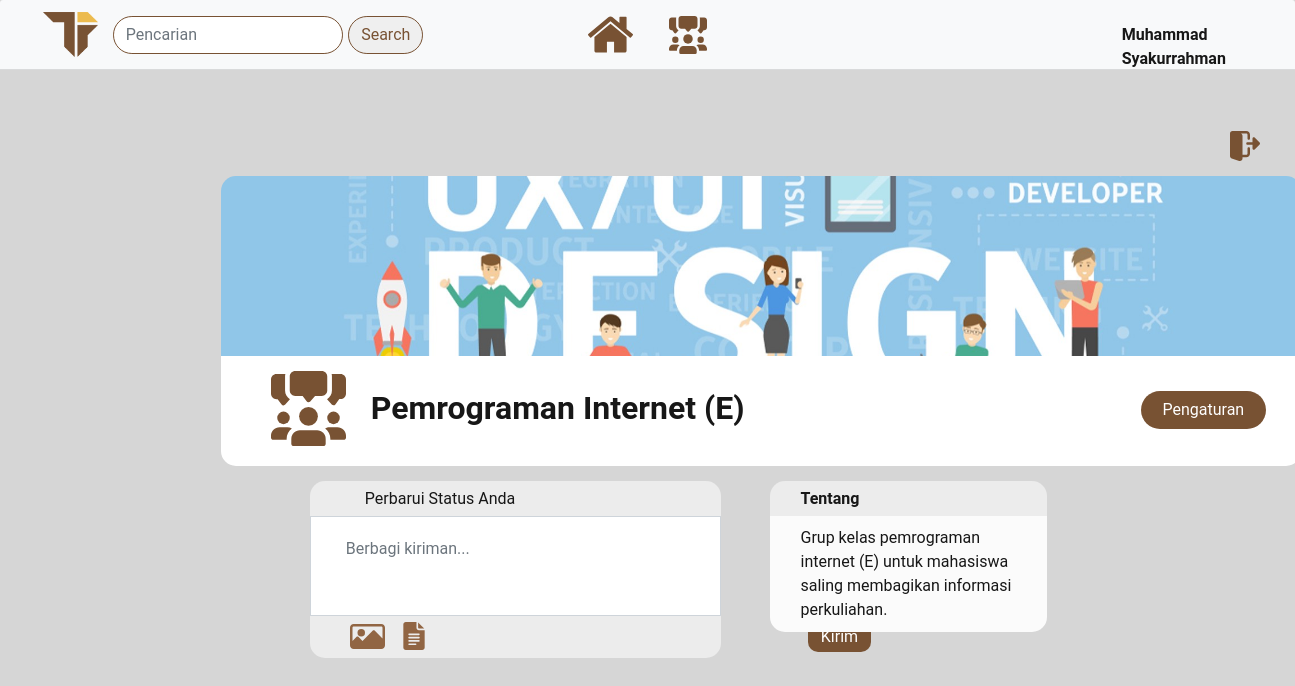
Screenshot of /classroom.php?class_id=4 (signed in) with the database file from the repository.
### tables this page shows
CREATE TABLE `users` (
  `id_user` int(11) NOT NULL AUTO_INCREMENT,
  `f_name` text,
  `l_name` text,
  `u_name` text,
  `u_pass` varchar(255) DEFAULT NULL,
  `u_email` varchar(255) DEFAULT NULL,
  `u_image` varchar(255) DEFAULT NULL,
  `u_cover` varchar(255) DEFAULT NULL,
  `u_konsentrasi` varchar(255) DEFAULT NULL,
  `u_prodi` varchar(255) DEFAULT NULL,
  `u_angkatan` varchar(11) DEFAULT NULL,
  `u_reg_date` timestamp NULL DEFAULT CURRENT_TIMESTAMP ON UPDATE CURRENT_TIMESTAMP,
  `status_user` text,
  `posts` text,
  `posts_class` text,
  PRIMARY KEY (`id_user`)
);

CREATE TABLE `classroom` (
  `id_classroom` int(11) NOT NULL AUTO_INCREMENT,
  `nama_classroom` text,
  `keterangan` text,
  `classroom_cover` varchar(255) DEFAULT NULL,
  PRIMARY KEY (`id_classroom`)
);

### includes/get-data.php (called while the page is built, shortened)
<?php
    include("function/functions.php");
    $user = $_SESSION['u_name'];
    $get_user = "SELECT * from users WHERE u_name='$user'";
    $result = mysqli_query($db_connect, $get_user);
    while ($row = $result->fetch_assoc()) {
        $user_id = $row['id_user'];
        $firstname = $row['f_name'];
        $lastname = $row['l_name'];
        $fullname = $firstname.' '.$lastname;
        $user_image = $row['u_image'];
    }
?>

### classroom.php (the view, shortened to what this page needs)
<?php
	include("includes/connection.php");
	if (!isset($_SESSION['u_name'])) {
        echo "<script>window.open('landing-page.php','_self')</script>";
	} else {
        if (isset($_GET['class_id'])) {
            $class_id = $_GET['class_id'];
            $select = "SELECT * FROM classroom WHERE id_classroom='$class_id'";
            $run = mysqli_query($db_connect, $select);
            $row = mysqli_fetch_array($run);
            $classname = $row['nama_classroom'];
            $classcover = $row['classroom_cover'];
        }
    }
?>
<!DOCTYPE html>
<html lang="en">
    <head>
        <link rel="stylesheet" href="https://maxcdn.bootstrapcdn.com/bootstrap/4.0.0/css/bootstrap.min.css">
        <link rel="stylesheet" type="text/css" href="style/classroom.css">
    </head>
    <body>
        <div class="header">
            <header>
                <?php
                    include("includes/get-data.php");
                    include("includes/header.php");
                ?>
            </header>
        </div>
        <div class="row" style="margin-top: 15px;">
            <div class="col-sm-2"></div>
            <div class="col-sm-8">
                <?php
                    echo
                        '<form actions="profile.php?id=user_id" method="POST" enctype="multipart/form-data">
                            <center>
                                <div class="box-cover" style="background-image: url(classcover/'.$classcover.');"></div>
                                <div class="box-describe">
                                    <div class="col-sm-12" style="text-align: left; margin-top: 15px; margin-left: 35px; color: #171717;">
                                        <img src="images/discussion.svg" alt="" width="75px" style="float: left; margin-right:25px;">
                                        <p style="font-size: 32px; padding-top:13px; float: left;"><b>'.$classname.'</b></p>
                                        <button type="button" id="pengaturan" name="sunting" class="btn">Pengaturan</button>
                                    </div>
                                </div>
                            </center>
                        </form>
                    ';
                ?>
            </div>
        </div>
        <div class="row">
            <div class="col-sm-2" style="margin-left:89px;"></div>
            <div class="col-sm-4">
                <div class="row d-flex" style="margin-top:15px;">
                    <div id="insert_post" class="col-sm-12">
                        <div class="col-sm-12" style="background-color: #ECECEC; height: 35px; border-radius: 15px 15px 0 0; padding-top:6px; padding-left:10px;">
                            <?php
                                $path_profile = "users/";
                                echo '<div class="profile-status" style="background-image: url('.$path_profile.$user_image.'); margin-left:15px"></div>';
                            ?>
                            <p style="margin-left:45px">Perbarui Status Anda</p>
                        </div>
                        <form action="classroom.php?class_id=<?php echo $class_id; ?>" method="POST" id="f" enctype="multipart/form-data">
                            <textarea class="form-control" id="content" rows="3" name="content" placeholder="Berbagi kiriman..." style="padding-top:20px; padding-left:35px;border-radius:0;resize:none;"></textarea>
                            <div class="col-sm-12" style="background-color: #ECECEC; height: 42px; border-radius: 0 0 15px 15px; padding-top:3px; padding-left:25px; padding-bottom:10px; display: inline-flex;">
                                <div id="upload-image">
                                </div>
                                <div id="upload-docs">
                                </div>
                                <button type="submit" id="btn-post" name="kirim2" class="btn">Kirim</button>
                            </div>
                        </form>
                    </div>
                </div>
            </div>
            <div class="col-sm-3" style="margin-top:15px; margin-left:19px;">
                <div class="row d-flex">
                    <div id="keterangan" class="col-sm-12">
                        <div class="col-sm-11" style="background-color: #ECECEC; height: 35px; border-radius: 15px 15px 0 0; padding-top:6px; padding-left:10px;">
                            <p style="margin-left:20px"><b>Tentang</b></p>
                        </div>
                        <div class="col-sm-11" style="background-color: #FBFBFB; height: auto; border-radius: 0 0 15px 15px; padding-top:10px; padding-left:30px; padding-right:25px; padding-bottom:10px;">
                            <?php
                                $query = mysqli_query($db_connect, "SELECT keterangan FROM classroom WHERE id_classroom='$class_id'");
                                $row = $query->fetch_assoc();
                                echo '
                                    <p style="font-size:15x; margin-bottom:0; padding:0;">'.$row['keterangan'].'</p>
                                ';
                            ?>
                        </div>
                    </div>
                </div>
            </div>
        </div>
        <div class="row">
            <div class="col-sm-2" style="margin-left:89px;"></div>
            <div class="col-sm-4">
                <div class="row d-flex">
                    <div id="post_group" class="col-sm-12">
                    </div>
                </div>
            </div>
        </div>
    </body>
</html>

### includes/header.php
<div class="row">
    <div class="col-sm-12">
        <div class="card-header bg-light" style="height: 70px">
            <div class="col-sm-4" style="float: left;">
                <a href="home.php">
                    <img id="logo-ti" src="images/logoti.png" alt="" width="55px" style="float: left; margin-right: 15px;">
                </a>
                <form autocomplete="off" class="form-inline" action="search.php?=" method="GET">
                    <div class="input-group mt-1" style="width:350px">
                        <input id="search" type="text" class="form-control" placeholder="Pencarian" name="pencarian" style="border-color: #785233; border-radius: 0.5cm; margin-right: 5px;">
                        <button type="submit" class="btn" name="search" style="background-color:none; border-color:#785233; color:#785233; border-radius: 0.5cm; width=100px">Search</button>
                    </div>
                </form>
            </div>
            <div class="col-sm-4" style="float: left;">
                <center>
                    <a href="home.php">
                        <img src="images/home.svg" alt="" width="45px" style="margin-right: 8%">
                    </a>
                    <a href="list-classroom.php">
                        <img src="images/discussion.svg" alt="" width="38px">
                    </a>
                </center>
            </div>
            <div class="col-sm-4" style="float: left; padding-top:4px;">
                <a href="profile.php?<?php echo "user=$user_id" ?>" style="text-decoration:none; color: #171717; margin-left: 250px; margin-right: 2%; float:left">
                    <?php
                        $path_profile = "users/";
                        echo '<p style="float:left; padding-top:7px;"><b>'.$fullname.'</b>&#8287;&#8287;&#8287;</p>';
                        echo '<div class="box-profile" style="background-image: url('.$path_profile.$user_image.');"></div>';
                    ?>
                </a>
                <div style="float:right;">
                    <a style="" href="includes/logout.php">
                        <img src="images/log-out.svg" alt="" style="padding-top:4px;" width="30px">
                    </a>
                </div>
            </div>
        </div>
    </div>
</div>

### style/classroom.css (style rules this page uses)
* { font-family: Roboto; color: #171717; }
body { margin: 0; padding: 0; min-height: 100%; overflow-x: hidden; background-color: #D6D6D6; background-size: cover; }
#logo-ti { margin-left: 2%; }
.profile-status { height: 25px; width: 20px; float: left; border-radius: 5px; background-position: center; background-size: cover; background-repeat: no-repeat; }
.box-cover { height: 180px; width: 1080px; border-radius: 15px 15px 0 0; overflow: hidden; background-position: center; background-size: cover; background-repeat: no-repeat; }
.box-profile { height: 40px; width: 35px; float: right; margin-right: 13px; border-radius: 5px; background-position: center; background-size: cover; background-repeat: no-repeat; }
.box-describe { height: 110px; border-radius: 0 0 15px 15px; width: 1080px; background-color: white; overflow: hidden; }
#pengaturan { background-color: #785233; float: right; margin-right: 55px; margin-top: 20px; width: 125px; color: white; border-radius: 25px; }
#btn-post { background-color:#785233; color:white; height: 30px; width: 70px; margin-top: 2.5px; padding-top:2px; margin-left: 380px; border-radius: 10px; }
#upload-image { background-image: url("../images/picture (1).svg"); background-size: cover; width: 35px; height: 35px; margin-left: 15px; margin-right: 15px; }
#upload-docs { background-image: url("../images/google-docs.svg"); background-size: cover; width: 28px; height: 28px; margin-top: 3px; }

### rows the page displays
users: fullname "Muhammad Syakurrahman"
classroom: classroom_cover (picture), nama_classroom "Pemrograman Internet (E)", keterangan "Grup kelas pemrograman internet (E) untuk mahasiswa saling membagikan informasi perkuliahan."
